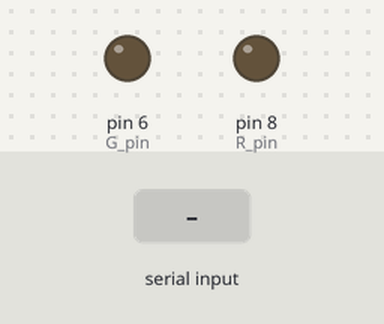
This sketch was run on a simulated Arduino Uno, built with avr-gcc and run on an emulated ATmega328P. Parts: output pins drawn as LEDs (lit = HIGH). The inputs (shaded band) are chosen by the test bench.

Above: at 1.2 s.
1.3 s: "r" received over the second serial link
At 2.5 s:
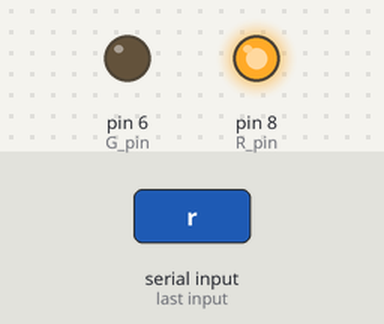
2.8 s: "g" received over the second serial link
At 3.9 s:
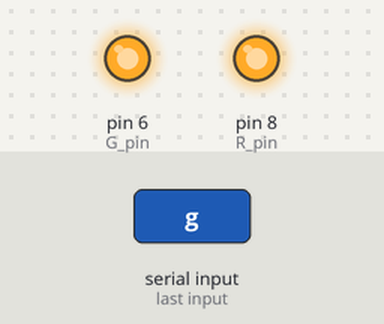
Timing chart, 0 to 5.8 s (numbered marks = the images above; inputs shaded):
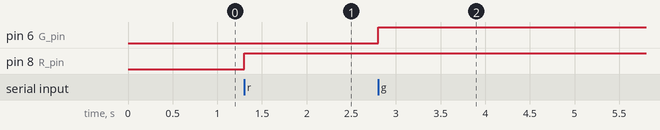

The sketch:

01_17_HC-06_LED.ino
```cpp
#include <SoftwareSerial.h>

SoftwareSerial bluetooth(8, 9); // 8¹ø TX, 9¹ø RX
int R_pin = 8;
int G_pin = 6;

void setup() {
    Serial.begin(9600);
    bluetooth.begin(9600);

    pinMode(R_pin, OUTPUT); // LED OUTPUT
    pinMode(G_pin, OUTPUT); // LED OUTPUT
}

void loop() {
    char val = bluetooth.read();

    if (bluetooth.available()){
        Serial.write(bluetooth.read());
    }

    if(val == 'r') {
        digitalWrite(R_pin,HIGH);
    }

    if(val == 'g') {
        digitalWrite(G_pin, HIGH);
    }

    else if(val == 'of')
    {
        digitalWrite(R_pin, LOW);
        digitalWrite(G_pin, LOW);
    }
}
```

Measured:
- after the input at 1.3 s, pin 8 (R_pin): LOW → HIGH at once
- after the input at 2.8 s, pin 6 (G_pin): LOW → HIGH at once
